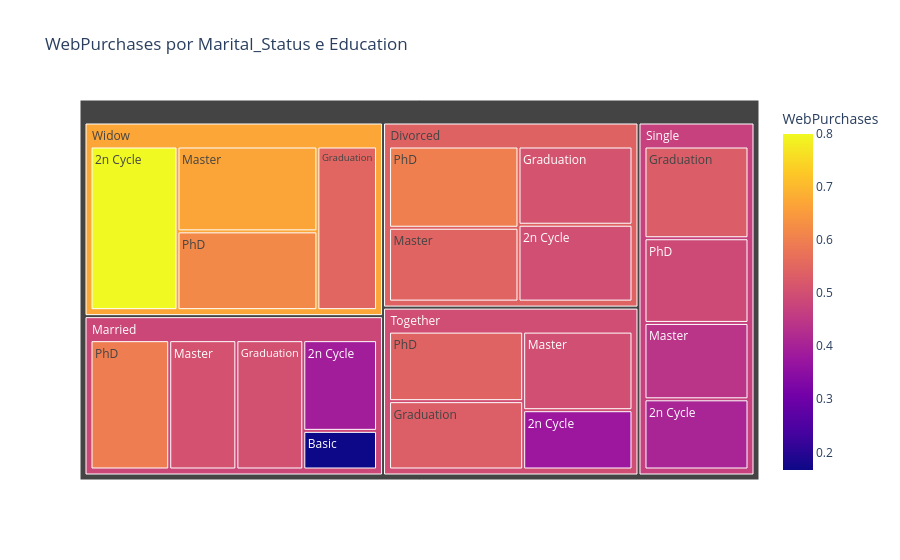

Notebook code cell kept with this figure:
### Markdown cell above
No gráfico anterior vimos, por um lado, um comportamento parecido entre as classes Widow, Divorced e Phd.O mapa de árvore abaixo indica que há uma relação proporcional entre essas classes, um nicho de pessoas com formação PhD e viúvos e divordos. Por outro lado, apesar do comportamento parecido entre Married e Graduation, a maior dos casados tem PhD, não graduação. Isso pode indicar que o fator principal que leva ao consumo está mais relacionado com maior nível de educação, o que também pode indicar maior renda, do que com o status em si. Ainda assim, mantenho a sugestão de explorar o nicho de clientes divorciados e viúvos.

### Code cell
# TreeMap

agrupado = df.groupby([y, z])[x].mean().reset_index()


fig = px.treemap(agrupado,
                 path=[y, z],
                 values=x,
                 title=f'{x} por {y} e {z}',
                 color=x)

fig.show()

### Figure 1 — Plotly figure (JSON) as saved in the notebook; plotly's stock layout.template omitted (floating-point values rounded to 4 significant figures)
{"data": [{"branchvalues": "total", "customdata": [[0.5], [NaN], [0.5089], [0.5455], [0.6], [0.3913], [0.1667], [0.5064], [0.5077], [0.5955], [0.4054], [NaN], [0.5299], [0.4412], [0.4891], [0.3774], [NaN], [0.5336], [0.5], [0.5429], [0.8], [NaN], [0.5484], [0.6667], [0.619], [0.5415], [0.4843], [0.4712], [0.4974], [0.6713]], "domain": {"x": [0, 1], "y": [0, 1]}, "hovertemplate": "labels=%{label}<br>WebPurchases_sum=%{value}<br>parent=%{parent}<br>id=%{id}<br>WebPurchases=%{color}<extra></extra>", "ids": ["Divorced/2n Cycle", "Divorced/Basic", "Divorced/Graduation", "Divorced/Master", "Divorced/PhD", "Married/2n Cycle", "Married/Basic", "Married/Graduation", "Married/Master", "Married/PhD", "Single/2n Cycle", "Single/Basic", "Single/Graduation", "Single/Master", "Single/PhD", "Together/2n Cycle", "Together/Basic", "Together/Graduation", "Together/Master", "Together/PhD", "Widow/2n Cycle", "Widow/Basic", "Widow/Graduation", "Widow/Master", "Widow/PhD", "Divorced", "Married", "Single", "Together", "Widow"], "labels": ["2n Cycle", "Basic", "Graduation", "Master", "PhD", "2n Cycle", "Basic", "Graduation", "Master", "PhD", "2n Cycle", "Basic", "Graduation", "Master", "PhD", "2n Cycle", "Basic", "Graduation", "Master", "PhD", "2n Cycle", "Basic", "Graduation", "Master", "PhD", "Divorced", "Married", "Single", "Together", "Widow"], "marker": {"coloraxis": "coloraxis", "colors": [0.5, NaN, 0.5089, 0.5455, 0.6, 0.3913, 0.1667, 0.5064, 0.5077, 0.5955, 0.4054, NaN, 0.5299, 0.4412, 0.4891, 0.3774, NaN, 0.5336, 0.5, 0.5429, 0.8, NaN, 0.5484, 0.6667, 0.619, 0.5415, 0.4843, 0.4712, 0.4974, 0.6713]}, "name": "", "parents": ["Divorced", "Divorced", "Divorced", "Divorced", "Divorced", "Married", "Married", "Married", "Married", "Married", "Single", "Single", "Single", "Single", "Single", "Together", "Together", "Together", "Together", "Together", "Widow", "Widow", "Widow", "Widow", "Widow", "", "", "", "", ""], "type": "treemap", "values": [0.5, 0.0, 0.5089, 0.5455, 0.6, 0.3913, 0.1667, 0.5064, 0.5077, 0.5955, 0.4054, 0.0, 0.5299, 0.4412, 0.4891, 0.3774, 0.0, 0.5336, 0.5, 0.5429, 0.8, 0.0, 0.5484, 0.6667, 0.619, 2.154, 2.168, 1.866, 1.954, 2.634]}], "layout": {"coloraxis": {"colorbar": {"title": {"text": "WebPurchases"}}, "colorscale": [[0, "#0d0887"], [0.1111, "#46039f"], [0.2222, "#7201a8"], [0.3333, "#9c179e"], [0.4444, "#bd3786"], [0.5556, "#d8576b"], [0.6667, "#ed7953"], [0.7778, "#fb9f3a"], [0.8889, "#fdca26"], [1, "#f0f921"]]}, "legend": {"tracegroupgap": 0}, "title": {"text": "WebPurchases por Marital_Status e Education"}}}
